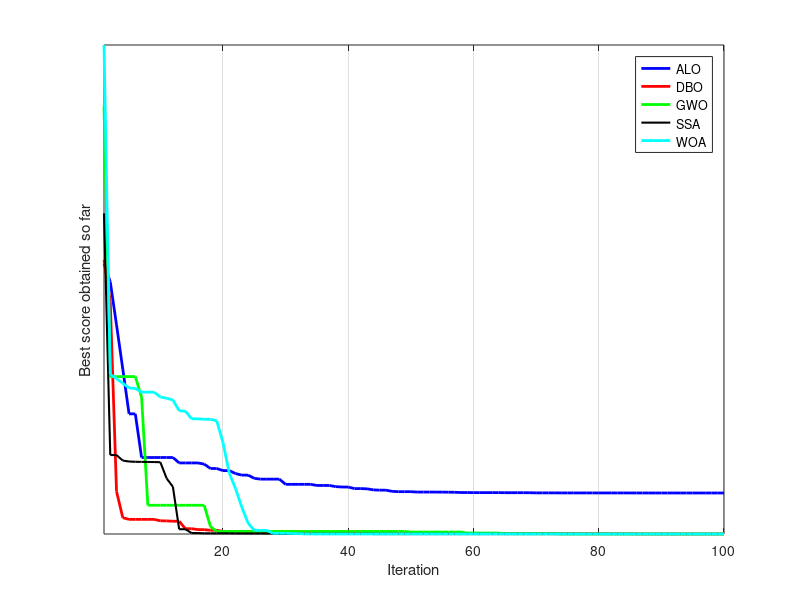

Write the MATLAB code that produced this figure.
close all
clear;clc;

load('ALO_curve.mat');
load('DBO_curve.mat');
load('GWO_curve.mat');
load('SSA_curve.mat');
load('WOA_curve.mat');

%% 绘制对应的曲线
% 调整线条的颜色：'red'、'green'、'blue'、'cyan'、'magenta'、'yellow'、'black'、'white'
figure;
% semilogy(I_DBO_data,'Color','red','LineWidth',2.5);
hold on;
semilogy(ALO_curve,'Color','blue','LineWidth',2,'LineStyle','-');  
semilogy(DBO_curve,'Color','red','LineWidth',2);
semilogy(GWO_curve,'Color','green','LineWidth',2);
semilogy(SSA_curve,'Color','black','LineWidth',1.5);
semilogy(WOA_curve,'Color','cyan','LineWidth',2);


% title(' swarm intelligence (SI) optimization algorithms')
xlabel('Iteration');
ylabel('Best score obtained so far');


axis tight
grid on
box on
legend('ALO','DBO','GWO','SSA','WOA')      % 给每条线加标签